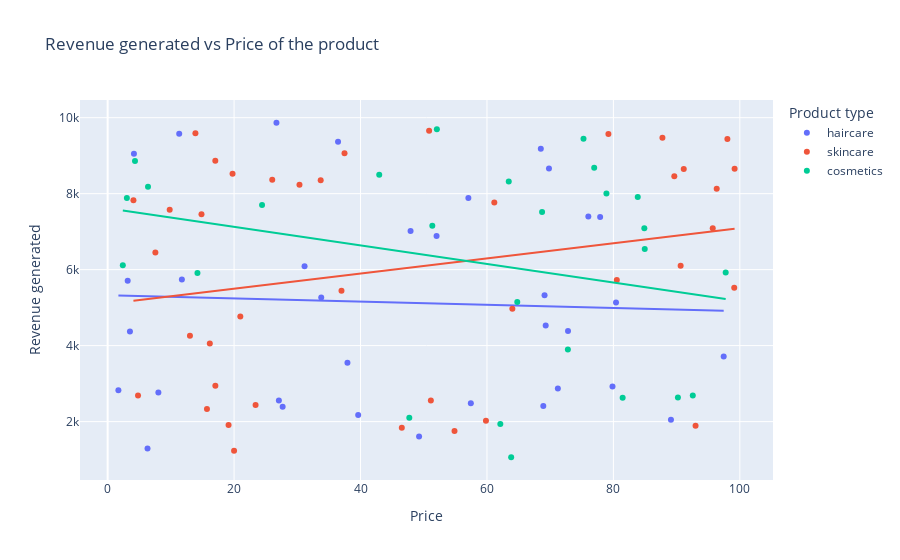

The notebook cell this image was saved under:
### Code cell
product_price_data = data[['Price','Product type','SKU','Revenue generated','Number of products sold']]
px.scatter(data, x='Price',y='Revenue generated',
           hover_data=['SKU','Number of products sold'],
           color='Product type',title='Revenue generated vs Price of the product',trendline="ols")

### Figure 1 — Plotly figure (JSON) as saved in the notebook; plotly's stock layout.template omitted (floating-point values rounded to 4 significant figures)
{"data": [{"customdata": [["SKU0", 802], ["SKU2", 8], ["SKU5", 147], ["SKU12", 336], ["SKU18", 620], ["SKU22", 884], ["SKU24", 209], ["SKU25", 142], ["SKU26", 353], ["SKU30", 327], ["SKU43", 598], ["SKU45", 24], ["SKU46", 859], ["SKU48", 29], ["SKU51", 154], ["SKU54", 622], ["SKU55", 701], ["SKU57", 227], ["SKU61", 117], ["SKU68", 163], ["SKU70", 32], ["SKU74", 904], ["SKU76", 241], ["SKU77", 359], ["SKU78", 946], ["SKU79", 198], ["SKU81", 774], ["SKU83", 663], ["SKU84", 618], ["SKU87", 79], ["SKU93", 114], ["SKU95", 672], ["SKU97", 62], ["SKU99", 627]], "hovertemplate": "Product type=haircare<br>Price=%{x}<br>Revenue generated=%{y}<br>SKU=%{customdata[0]}<br>Number of products sold=%{customdata[1]}<extra></extra>", "legendgroup": "haircare", "marker": {"color": "#636efa", "symbol": "circle"}, "mode": "markers", "name": "haircare", "orientation": "v", "showlegend": true, "type": "scatter", "x": [69.81, 11.32, 1.7, 71.21, 36.44, 27.68, 4.156, 39.63, 97.45, 8.023, 11.74, 33.78, 27.08, 76.04, 26.7, 31.15, 79.86, 49.26, 52.03, 37.93, 47.91, 3.17, 69.11, 57.45, 6.307, 57.06, 72.82, 68.91, 89.1, 80.41, 69.29, 77.9, 3.526, 68.52], "xaxis": "x", "y": [8662.0, 9578.0, 2828.0, 2874.0, 9365.0, 2391.0, 9049.0, 2175.0, 3716.0, 2766.0, 5737.0, 5268.0, 2557.0, 7397.0, 9866.0, 6088.0, 2926.0, 1606.0, 6886.0, 3550.0, 7015.0, 5710.0, 5328.0, 2484.0, 1292.0, 7889.0, 4384.0, 2412.0, 2048.0, 5134.0, 4531.0, 7386.0, 4371.0, 9185.0], "yaxis": "y"}, {"hovertemplate": "<b>OLS trendline</b><br>Revenue generated = -4.1918 * Price + 5323.92<br>R<sup>2</sup>=0.002087<br><br>Product type=haircare<br>Price=%{x}<br>Revenue generated=%{y} <b>(trend)</b><extra></extra>", "legendgroup": "haircare", "marker": {"color": "#636efa", "symbol": "circle"}, "mode": "lines", "name": "haircare", "showlegend": false, "type": "scatter", "x": [1.7, 3.17, 3.526, 4.156, 6.307, 8.023, 11.32, 11.74, 26.7, 27.08, 27.68, 31.15, 33.78, 36.44, 37.93, 39.63, 47.91, 49.26, 52.03, 57.06, 57.45, 68.52, 68.91, 69.11, 69.29, 69.81, 71.21, 72.82, 76.04, 77.9, 79.86, 80.41, 89.1, 97.45], "xaxis": "x", "y": [5317.0, 5311.0, 5309.0, 5307.0, 5297.0, 5290.0, 5276.0, 5275.0, 5212.0, 5210.0, 5208.0, 5193.0, 5182.0, 5171.0, 5165.0, 5158.0, 5123.0, 5117.0, 5106.0, 5085.0, 5083.0, 5037.0, 5035.0, 5034.0, 5033.0, 5031.0, 5025.0, 5019.0, 5005.0, 4997.0, 4989.0, 4987.0, 4950.0, 4915.0], "yaxis": "y"}, {"customdata": [["SKU1", 736], ["SKU3", 83], ["SKU4", 871], ["SKU6", 65], ["SKU9", 980], ["SKU10", 996], ["SKU11", 960], ["SKU13", 249], ["SKU14", 562], ["SKU15", 469], ["SKU16", 280], ["SKU19", 187], ["SKU20", 320], ["SKU31", 168], ["SKU32", 781], ["SKU34", 602], ["SKU36", 963], ["SKU37", 963], ["SKU39", 176], ["SKU40", 933], ["SKU41", 556], ["SKU42", 155], ["SKU47", 910], ["SKU52", 820], ["SKU53", 242], ["SKU56", 93], ["SKU58", 896], ["SKU60", 380], ["SKU63", 246], ["SKU64", 134], ["SKU65", 457], ["SKU66", 704], ["SKU67", 513], ["SKU69", 511], ["SKU75", 106], ["SKU80", 872], ["SKU82", 336], ["SKU86", 223], ["SKU90", 320], ["SKU98", 913]], "hovertemplate": "Product type=skincare<br>Price=%{x}<br>Revenue generated=%{y}<br>SKU=%{customdata[0]}<br>Number of products sold=%{customdata[1]}<extra></extra>", "legendgroup": "skincare", "marker": {"color": "#EF553B", "symbol": "circle"}, "mode": "markers", "name": "skincare", "orientation": "v", "showlegend": true, "type": "scatter", "x": [14.84, 61.16, 4.805, 4.078, 64.02, 15.71, 90.64, 16.16, 99.17, 36.99, 7.547, 51.12, 96.34, 50.85, 79.21, 37.47, 9.813, 23.4, 19.13, 80.54, 99.11, 46.53, 95.71, 98.03, 30.34, 20.99, 59.84, 17.03, 13.02, 89.63, 33.7, 26.03, 87.76, 54.87, 93.0, 91.13, 17.03, 20.0, 13.88, 19.75], "xaxis": "x", "y": [7461.0, 7767.0, 2687.0, 7823.0, 4971.0, 2331.0, 6100.0, 4053.0, 8654.0, 5442.0, 6454.0, 2553.0, 8128.0, 9655.0, 9572.0, 9062.0, 7573.0, 2438.0, 1912.0, 5725.0, 5521.0, 1840.0, 7089.0, 9436.0, 8232.0, 4767.0, 2021.0, 8864.0, 4257.0, 8459.0, 8355.0, 8368.0, 9474.0, 1752.0, 1889.0, 8652.0, 2943.0, 1230.0, 9593.0, 8526.0], "yaxis": "y"}, {"hovertemplate": "<b>OLS trendline</b><br>Revenue generated = 19.9126 * Price + 5099.65<br>R<sup>2</sup>=0.054398<br><br>Product type=skincare<br>Price=%{x}<br>Revenue generated=%{y} <b>(trend)</b><extra></extra>", "legendgroup": "skincare", "marker": {"color": "#EF553B", "symbol": "circle"}, "mode": "lines", "name": "skincare", "showlegend": false, "type": "scatter", "x": [4.078, 4.805, 7.547, 9.813, 13.02, 13.88, 14.84, 15.71, 16.16, 17.03, 17.03, 19.13, 19.75, 20.0, 20.99, 23.4, 26.03, 30.34, 33.7, 36.99, 37.47, 46.53, 50.85, 51.12, 54.87, 59.84, 61.16, 64.02, 79.21, 80.54, 87.76, 89.63, 90.64, 91.13, 93.0, 95.71, 96.34, 98.03, 99.11, 99.17], "xaxis": "x", "y": [5181.0, 5195.0, 5250.0, 5295.0, 5359.0, 5376.0, 5395.0, 5412.0, 5421.0, 5439.0, 5439.0, 5481.0, 5493.0, 5498.0, 5518.0, 5566.0, 5618.0, 5704.0, 5771.0, 5836.0, 5846.0, 6026.0, 6112.0, 6118.0, 6192.0, 6291.0, 6318.0, 6374.0, 6677.0, 6703.0, 6847.0, 6884.0, 6904.0, 6914.0, 6951.0, 7006.0, 7018.0, 7052.0, 7073.0, 7074.0], "yaxis": "y"}, {"customdata": [["SKU7", 426], ["SKU8", 150], ["SKU17", 126], ["SKU21", 601], ["SKU23", 391], ["SKU27", 352], ["SKU28", 394], ["SKU29", 253], ["SKU33", 616], ["SKU35", 449], ["SKU38", 705], ["SKU44", 919], ["SKU49", 99], ["SKU50", 633], ["SKU59", 484], ["SKU62", 270], ["SKU71", 637], ["SKU72", 478], ["SKU73", 375], ["SKU85", 25], ["SKU88", 737], ["SKU89", 134], ["SKU91", 916], ["SKU92", 276], ["SKU94", 987], ["SKU96", 324]], "hovertemplate": "Product type=cosmetics<br>Price=%{x}<br>Revenue generated=%{y}<br>SKU=%{customdata[0]}<br>Number of products sold=%{customdata[1]}<extra></extra>", "legendgroup": "cosmetics", "marker": {"color": "#00cc96", "symbol": "circle"}, "mode": "markers", "name": "cosmetics", "orientation": "v", "showlegend": true, "type": "scatter", "x": [42.96, 68.72, 81.46, 84.89, 4.324, 92.56, 2.397, 63.45, 64.8, 84.96, 52.08, 51.36, 78.9, 14.2, 63.83, 72.8, 6.382, 90.2, 83.85, 76.96, 75.27, 97.76, 62.11, 47.71, 3.038, 24.42], "xaxis": "x", "y": [8496.0, 7517.0, 2629.0, 7087.0, 8858.0, 2686.0, 6117.0, 8319.0, 5150.0, 6541.0, 9692.0, 7152.0, 8002.0, 5911.0, 1062.0, 3900.0, 8180.0, 2633.0, 7911.0, 8685.0, 9445.0, 5925.0, 1935.0, 2100.0, 7888.0, 7698.0], "yaxis": "y"}, {"hovertemplate": "<b>OLS trendline</b><br>Revenue generated = -24.4531 * Price + 7615.01<br>R<sup>2</sup>=0.081280<br><br>Product type=cosmetics<br>Price=%{x}<br>Revenue generated=%{y} <b>(trend)</b><extra></extra>", "legendgroup": "cosmetics", "marker": {"color": "#00cc96", "symbol": "circle"}, "mode": "lines", "name": "cosmetics", "showlegend": false, "type": "scatter", "x": [2.397, 3.038, 4.324, 6.382, 14.2, 24.42, 42.96, 47.71, 51.36, 52.08, 62.11, 63.45, 63.83, 64.8, 68.72, 72.8, 75.27, 76.96, 78.9, 81.46, 83.85, 84.89, 84.96, 90.2, 92.56, 97.76], "xaxis": "x", "y": [7556.0, 7541.0, 7509.0, 7459.0, 7268.0, 7018.0, 6565.0, 6448.0, 6359.0, 6342.0, 6096.0, 6064.0, 6054.0, 6031.0, 5935.0, 5835.0, 5774.0, 5733.0, 5686.0, 5623.0, 5565.0, 5539.0, 5538.0, 5409.0, 5352.0, 5224.0], "yaxis": "y"}], "layout": {"legend": {"title": {"text": "Product type"}, "tracegroupgap": 0}, "title": {"text": "Revenue generated vs Price of the product"}, "xaxis": {"anchor": "y", "domain": [0, 1], "title": {"text": "Price"}}, "yaxis": {"anchor": "x", "domain": [0, 1], "title": {"text": "Revenue generated"}}}}
